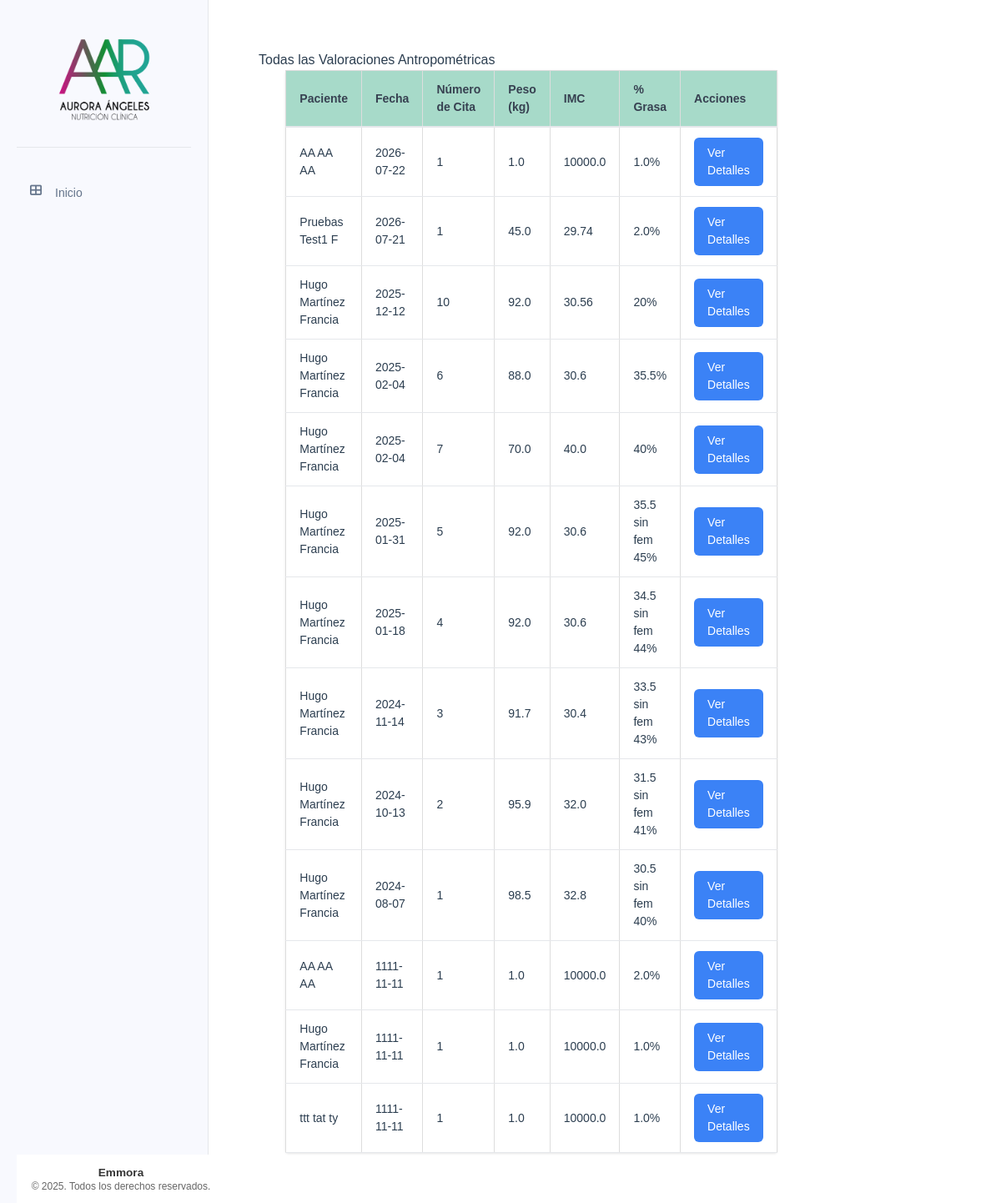
The app's page /valoraciones/, older data.
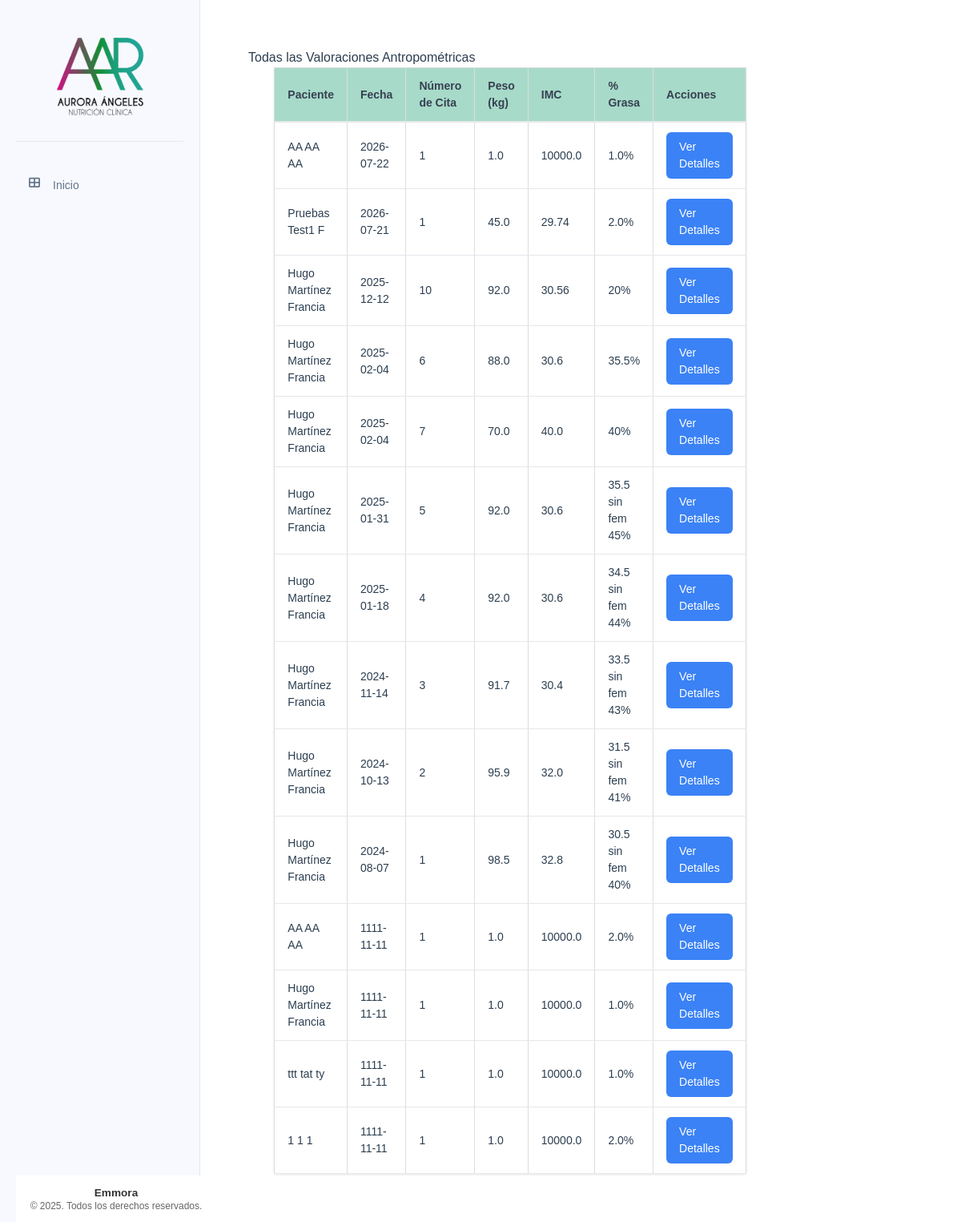
The same page, newer data.
### tables this page shows
CREATE TABLE valoracion_antropometrica (
    id INTEGER PRIMARY KEY AUTOINCREMENT,
    paciente_id INTEGER NOT NULL,
    numero_cita INTEGER NOT NULL,
    fecha DATE NOT NULL,
    estatura FLOAT NOT NULL,
    peso FLOAT NOT NULL,
    imc FLOAT NOT NULL,
    grasa FLOAT NOT NULL,
    cintura FLOAT NOT NULL,
    torax FLOAT NOT NULL,
    brazo FLOAT NOT NULL,
    cadera FLOAT NOT NULL,
    pierna FLOAT NOT NULL,
    pantorrilla FLOAT NOT NULL,
    tension_arterial TEXT NOT NULL,
    frecuencia_cardiaca INTEGER NOT NULL,
    bicep FLOAT NOT NULL,
    tricep FLOAT NOT NULL,
    suprailiaco FLOAT NOT NULL,
    subescapular FLOAT NOT NULL,
    femoral FLOAT,
    porcentaje_grasa TEXT NOT NULL,
    --porcentaje_grasa_fem FLOAT NOT NULL,
    ultima_dieta TEXT,
    FOREIGN KEY (paciente_id) REFERENCES pacientes (id)
);

CREATE TABLE pacientes (
    id INTEGER PRIMARY KEY AUTOINCREMENT,
    nombre TEXT NOT NULL,
    apellido_paterno TEXT NOT NULL,
    apellido_materno TEXT NOT NULL,
    fecha_nacimiento DATE NOT NULL,
    telefono TEXT NOT NULL,
    correo TEXT UNIQUE NOT NULL,
    ciudad TEXT NOT NULL,
    fecha_registro TIMESTAMP DEFAULT CURRENT_TIMESTAMP,
    status TEXT NOT NULL DEFAULT 'activo' CHECK (status IN ('activo', 'inactivo'))
);

### app/controllers/valoracion_antropometrica.py (the view)
@valoracion.route('/')
def todas_valoraciones():
    valoraciones = ValoracionAntropometrica.obtener_todas()
    return render_template('valoraciones/todas_valoraciones.html', valoraciones=valoraciones)

### app/db.py (called while the page is built)
def get_db():
    if 'db' not in g:
        try:
            g.db = sqlite3.connect(
                'pacientes.db',
                detect_types=sqlite3.PARSE_DECLTYPES
            )
            g.db.row_factory = sqlite3.Row
        except sqlite3.Error as e:
            logger.error(f"Error crítico al conectar con la base de datos SQLite: {e}")
            raise e
    return g.db

def query_db(query, args=(), one=False):
    try:
        cur = get_db().execute(query, args)
        rv = cur.fetchall()
        cur.close()
        return (rv[0] if rv else None) if one else rv
    except sqlite3.Error as e:
        logger.error(f"Error al ejecutar query: {query}. Args: {args}. Detalle: {e}")
        raise e

### app/models/valoracion_antropometrica.py (called while the page is built)
    @staticmethod
    def obtener_todas():
        return query_db('''
            SELECT va.*, p.nombre, p.apellido_paterno, p.apellido_materno
            FROM valoracion_antropometrica va
            JOIN pacientes p ON va.paciente_id = p.id
            ORDER BY va.fecha DESC
        ''')

### app/templates/valoraciones/todas_valoraciones.html (shortened to what this page needs)
{% extends "base/base.html" %}
{% block content %}
<div class="valoracion-container">
    <h2>Todas las Valoraciones Antropométricas</h2>
    <table class="table">
        <thead>
            <tr>
                <th class="table__header">Paciente</th>
                <th class="table__header">Fecha</th>
                <th class="table__header">Número de Cita</th>
                <th class="table__header">Peso (kg)</th>
                <th class="table__header">IMC</th>
                <th class="table__header">% Grasa</th>
                <th class="table__header">Acciones</th>
            </tr>
        </thead>
        <tbody>
            {% for valoracion in valoraciones %}
            <tr>
                <td class="table__cell">{{ valoracion['nombre'] }} {{ valoracion['apellido_paterno'] }} {{ valoracion['apellido_materno'] }}</td>
                <td class="table__cell">{{ valoracion['fecha'] }}</td>
                <td class="table__cell">{{ valoracion['numero_cita'] }}</td>
                <td class="table__cell">{{ valoracion['peso'] }}</td>
                <td class="table__cell">{{ valoracion['imc'] }}</td>
                <td class="table__cell">{{ valoracion['porcentaje_grasa'] }}%</td>
                <td class="table__cell">
                    <a href="{{ url_for('valoracion.lista_valoraciones', paciente_id=valoracion['paciente_id']) }}" class="action-button">Ver Detalles</a>
                </td>
            </tr>
            {% endfor %}
        </tbody>
    </table>
</div>
{% endblock %}

### app/templates/base/base.html (shortened to what this page needs)
<!DOCTYPE html>
<html lang="es">
<head>
    <link rel="stylesheet" href="{{ url_for('static', filename='css/components/base.css') }}">
    <link rel="stylesheet" href="{{ url_for('static', filename='css/components/_forms.css') }}">
    <link rel="stylesheet" href="{{ url_for('static', filename='css/components/_tables.css') }}">
    <link rel="stylesheet" href="{{ url_for('static', filename='css/components/_buttons.css') }}">
    <link rel="stylesheet" href="{{ url_for('static', filename='css/components/_cards.css') }}">
    <link rel="stylesheet" href="{{ url_for('static', filename='css/components/_tabs.css') }}">
    <link rel="stylesheet" href="{{ url_for('static', filename='css/components/_modal.css') }}">
    <link rel="stylesheet" href="{{ url_for('static', filename='css/components/_sidebar.css') }}">
    <script src="https://cdn.tailwindcss.com"></script>
    <link rel="stylesheet" href="{{ url_for('static', filename='css/style.css') }}">
    <link href="https://cdnjs.cloudflare.com/ajax/libs/font-awesome/6.4.0/css/all.min.css" rel="stylesheet">
</head>
<body>
    <div class="container" x-data="{ menuOpen: false }">
        <nav class="sidebar">
            <div class="sidebar__header">
                <img src="{{ url_for('static', filename='img/logos/logo.png') }}"
                        alt="Sistema de Pacientes"
                        class="sidebar__logo"
                        onerror="this.onerror=null; this.src='{{ url_for('static', filename='img/logos/default-logo.png') }}'">
            </div>
            <ul class="sidebar__list">
                <li class="sidebar__item">
                    <a href="{{ url_for('main.index') }}" class="sidebar__link">
                        <i class="fas fa-th-large sidebar__icon"></i> Inicio
                    </a>
                </li>
            </ul>
            <div class="sidebar-footer">
                <div class="footer-content">
                    <p>Emmora</p>
                    <p>&copy; 2025. Todos los derechos reservados.</p>
                </div>
            </div>
        </nav>
        <main class="p-6 md:p-10 space-y-10">
            {% block content %}{% endblock %}
        </main>
    </div>
</body>
</html>

### app/static/css/components/base.css (style rules this page uses)
.sidebar__header { padding: 1rem; text-align: center; border-bottom: 1px solid rgba(255, 255, 255, 0.1); min-height: 80px; display: flex; align-items: center; justify-content: center; }
.sidebar__logo { max-width: 150px; height: auto; display: block; margin: 0 auto; }

### app/static/css/components/_tables.css (style rules this page uses)
.table { width: 100%; border-collapse: collapse; margin-bottom: 1rem; }
.table__header { background-color: #f8f9fa; padding: 12px; text-align: left; border-bottom: 2px solid #dee2e6; }
.table__cell { padding: 12px; border-bottom: 1px solid #dee2e6; }

### app/static/css/components/_buttons.css (style rules this page uses)
.action-button { display: inline-flex; align-items: center; gap: 0.5rem; padding: 8px 16px; background-color: #3498db; color: white; border: none; border-radius: 4px; text-decoration: none; cursor: pointer; transition: background-color 0.3s; }

### app/static/css/components/_sidebar.css (style rules this page uses)
.sidebar-footer { position: fixed; bottom: 0; width: 250px; padding: 0.5rem; border-top: 1px solid rgba(255, 255, 255, 0.1); background-color: #fff; z-index: 100; }
.footer-content { text-align: center; color: #666; font-size: 0.75rem; padding: 5px 0; }
.footer-content p { margin: 0; line-height: 1.2; }
.footer-content p:first-child { font-weight: 600; font-size: 0.85rem; color: #333; }
.sidebar__list { margin-bottom: 60px; }

### app/static/css/style.css (style rules this page uses)
body { font-family: Arial, sans-serif; margin: 0; padding: 0; color: #2c3e50; }
.container { display: grid; grid-template-columns: 250px 1fr; min-height: 100vh; }
.sidebar { width: 250px; background-color: #f8f9fe; padding: 20px; transition: all 0.3s ease; border-right: 1px solid #e5e7eb; }
.sidebar__list { list-style-type: none; padding: 0; margin-top: 2rem; }
.sidebar__item { margin-bottom: 0.5rem; }
.sidebar__link { text-decoration: none; color: #64748b; display: flex; align-items: center; padding: 0.75rem 1rem; border-radius: 0.5rem; transition: all 0.3s ease; font-size: 0.875rem; }
.sidebar__icon { margin-right: 10px; width: 20px; height: 20px; display: flex; align-items: center; justify-content: center; }
.sidebar__header { padding: 1rem; text-align: center; border-bottom: 1px solid #e5e7eb; margin-bottom: 1.5rem; }
.sidebar__logo { max-width: 150px; height: auto; display: block; margin: 0 auto; }
.table { width: 100%; border-collapse: collapse; margin: 20px 0; font-size: 16px; text-align: left; }
.table__header, .table__cell { border: 1px solid #ddd; padding: 8px; text-align: left; }
.table__header { background-color: #f2f2f2; }
.table { max-width: 90%; background-color: white; margin: 0 auto; box-shadow: 0 1px 3px rgba(0, 0, 0, 0.1); border-radius: 4px; }
.table__header { padding: 12px 16px; text-align: left; font-weight: 600; font-size: 0.875rem; color: #374151; background-color: #119b6e5e; border-bottom: 2px solid #e5e7eb; }
.table__cell { padding: 12px 16px; font-size: 0.875rem; border-bottom: 1px solid #e5e7eb; }
.action-button { display: inline-flex; align-items: center; padding: 0.5rem 1rem; font-size: 0.875rem; font-weight: 500; border-radius: 0.375rem; background-color: #3b82f6; color: white; text-decoration: none; transition: background-color 0.2s; }
.valoracion-container { max-width: 1200px; margin: 0 auto; padding: 20px; background-color: #fff; }
.action-button { display: inline-flex; align-items: center; gap: 0.5rem; padding: 0.5rem 1rem; background-color: #3b82f6; color: white; border-radius: 0.375rem; text-decoration: none; font-size: 0.875rem; font-weight: 500; transition: background-color 0.2s; }

Row changes from the older to the newer data that the page shows:
added valoracion_antropometrica: nombre "1", apellido_paterno "1", apellido_materno "1", fecha "1111-11-11", numero_cita "1", peso "1.0", imc "10000.0", porcentaje_grasa "2.0"
